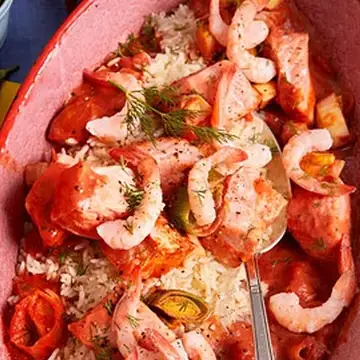
#> input picture assets/images/recipes/de_lachspfanne_norwegisch_von_barbara111_56a6ac28f0.webp, 360 x 360 px
$ python -i volume_estimation.py   (imports and definitions only)
#> lines starting #> are read from the running program, lines starting #| are printed output that depends on the picture
#> further down, picture is the input picture: shape (360, 360, 3); mean B, G, R 74.4, 99.3, 187.5
"""
volume_estimation.py
────────────────────
Estimates the volume (cm³) of each food item on the plate using:
  - Top view  → 2-D food footprint area
  - Side view → food height above the plate rim

Algorithm overview
──────────────────
1.  Detect the plate circle in the top-view image (HoughCircles).
    Use the known real-world plate diameter to calculate a pixel→cm scale.

2.  For each food item (provided as a fraction of the plate area from AI):
        food_area_cm² = plate_area_cm² × top_fraction

3.  In the side-view image, detect the plate rim and food peak heights:
        food_height_cm = plate_rim_height_px × height_ratio × scale_cm_per_px

4.  Volume approximation (accounts for non-cylindrical shape):
        volume_cm³ = food_area_cm² × food_height_cm × SHAPE_FACTOR

5.  Convert volume to estimated weight:
        weight_g = volume_cm³ × density_g_per_cm³

Fallback: if plate detection fails, the function uses an area-fraction estimate
based on the supplied plate_diameter_cm.
"""

import math
import numpy as np
import cv2

# Correction factor: food is rarely a perfect cylinder (typically 0.5–0.7)
SHAPE_FACTOR = 0.60

# ── Food density table (g / cm³) ─────────────────────────────────────────────
# Sources: USDA SR, food science literature
FOOD_DENSITY: dict[str, float] = {
    # Grains / starchy
    "rice": 1.00,
    "white rice": 1.00,
    "brown rice": 0.90,
    "pasta": 1.00,
    "noodles": 1.00,
    "spaghetti": 1.00,
    "potato": 0.95,
    "mashed potato": 0.85,
    "fries": 0.50,
    "bread": 0.30,
    "toast": 0.25,
    "oats": 0.40,
    "oatmeal": 0.85,
    "quinoa": 0.90,
    "couscous": 0.90,
    # Proteins
    "chicken": 0.70,
    "chicken breast": 0.70,
    "grilled chicken": 0.70,
    "beef": 0.80,
    "steak": 0.80,
    "pork": 0.80,
    "salmon": 0.90,
    "fish": 0.85,
    "tuna": 0.90,
    "shrimp": 0.90,
    "egg": 1.00,
    "scrambled egg": 0.90,
    "tofu": 1.05,
    # Vegetables
    "broccoli": 0.40,
    "cauliflower": 0.35,
    "spinach": 0.30,
    "salad": 0.20,
    "lettuce": 0.15,
    "carrot": 0.65,
    "tomato": 0.95,
    "cucumber": 0.95,
    "zucchini": 0.80,
    "pepper": 0.60,
    "corn": 0.80,
    "peas": 0.75,
    "beans": 0.80,
    # Dairy / sauces
    "cheese": 0.90,
    "yogurt": 1.05,
    "cream": 0.95,
    "sauce": 1.00,
    "gravy": 1.05,
    # Fruits
    "apple": 0.85,
    "banana": 0.95,
    "strawberry": 0.90,
    "blueberry": 0.85,
    "mango": 0.90,
    # Default
    "default": 0.80,
}


# [7 lines left out: function _lookup_density, not called in this run]


def _detect_plate_circle(image_bgr: np.ndarray) -> tuple[int, int, int] | None:
    """
    Attempt to detect the circular plate in the image.
    Returns (cx, cy, radius_px) or None if not found.
    """
    gray = cv2.cvtColor(image_bgr, cv2.COLOR_BGR2GRAY)
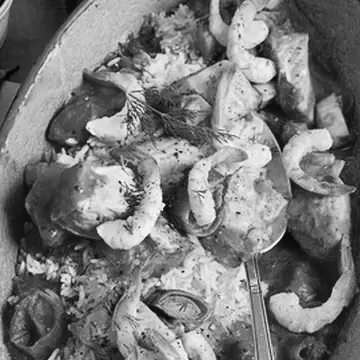
#> gray: shape (360, 360); min 0, max 254, mean 122.8
    blurred = cv2.GaussianBlur(gray, (15, 15), 0)
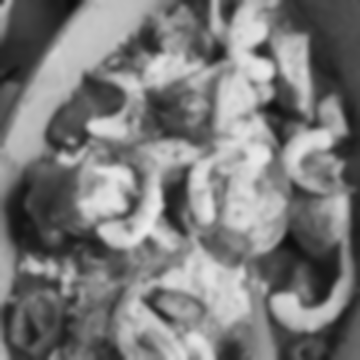
#> blurred: shape (360, 360); min 13, max 236, mean 122.8

    height, width = gray.shape
#> height = 360; width = 360
    min_radius = int(min(height, width) * 0.25)
#> min_radius = 90
    max_radius = int(min(height, width) * 0.55)
#> max_radius = 198

    circles = cv2.HoughCircles(
        blurred,
        cv2.HOUGH_GRADIENT,
        dp=1.2,
        minDist=min(height, width) * 0.4,
        param1=60,
        param2=35,
        minRadius=min_radius,
        maxRadius=max_radius,
    )
#> circles = [[166.2, 191.4, 137.9]]

    if circles is not None:
        circles = np.round(circles[0, :]).astype(int)
#> circles = [[166, 191, 138]]
        # Take the largest detected circle (most likely the plate)
        best = max(circles, key=lambda c: c[2])
#> best = [166, 191, 138]
        return int(best[0]), int(best[1]), int(best[2])

    return None


# [121 lines left out: functions _measure_food_height_side, estimate_volumes, not called in this run]

>>> import cv2
>>> picture = cv2.imread('../../../assets/images/recipes/de_lachspfanne_norwegisch_von_barbara111_56a6ac28f0.webp')
>>> result = _detect_plate_circle(picture)
#> result = (166, 191, 138)

$ run again, on assets/images/recipes/en_30_minute_chicken_and_dumplings_a638991c6b.webp
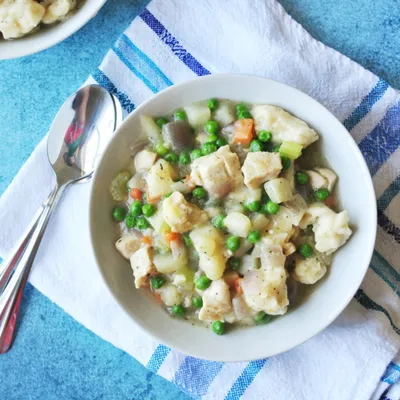
#> input picture assets/images/recipes/en_30_minute_chicken_and_dumplings_a638991c6b.webp, 400 x 400 px
#> picture is the input picture: shape (400, 400, 3); mean B, G, R 183.8, 181, 159.3
#> in _detect_plate_circle, `gray = cv2.cvtColor(image_bgr, cv2.COLOR_BGR2GRAY)`:
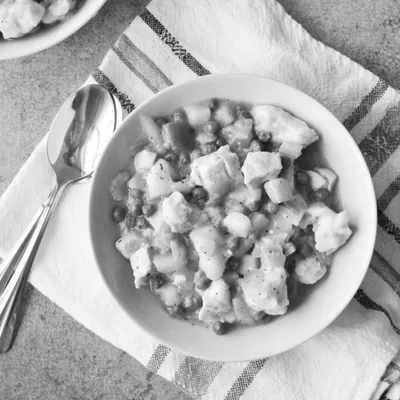
#> gray: shape (400, 400); min 11, max 255, mean 174.8
#> in _detect_plate_circle, `blurred = cv2.GaussianBlur(gray, (15, 15), 0)`:
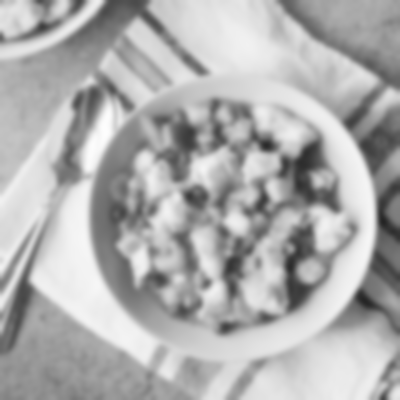
#> blurred: shape (400, 400); min 36, max 253, mean 174.8
#> in _detect_plate_circle, `circles = cv2.HoughCircles( blurred, cv2.HOUGH_GRADIENT, dp=1.2, minDi..`: circles = [[233.4, 216.6, 142.6], [40.2, 175.8, 161.2]]
#> in _detect_plate_circle, `circles = np.round(circles[0, :]).astype(int)`: circles = [[233, 217, 143], [40, 176, 161]]
#> best = [40, 176, 161]
#> result = (40, 176, 161)

$ run again, on assets/images/recipes/en_apple_cheddar_panini_3884d48554.webp
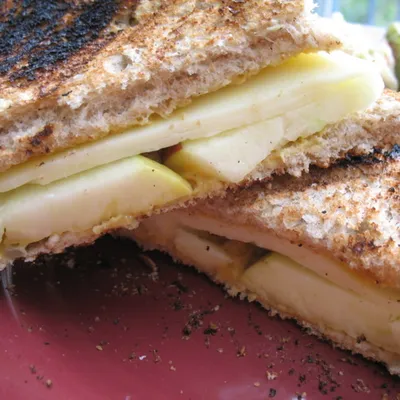
#> input picture assets/images/recipes/en_apple_cheddar_panini_3884d48554.webp, 400 x 400 px
#> picture is the input picture: shape (400, 400, 3); mean B, G, R 98.2, 114.6, 148.6
#> in _detect_plate_circle, `gray = cv2.cvtColor(image_bgr, cv2.COLOR_BGR2GRAY)`:
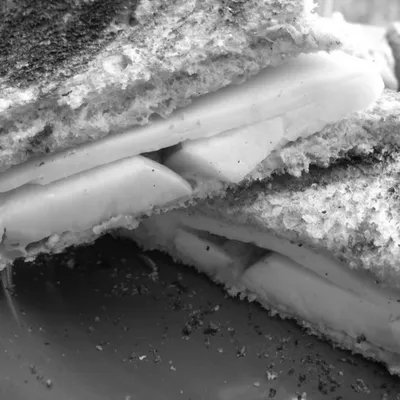
#> gray: shape (400, 400); min 2, max 255, mean 122.9
#> in _detect_plate_circle, `blurred = cv2.GaussianBlur(gray, (15, 15), 0)`:
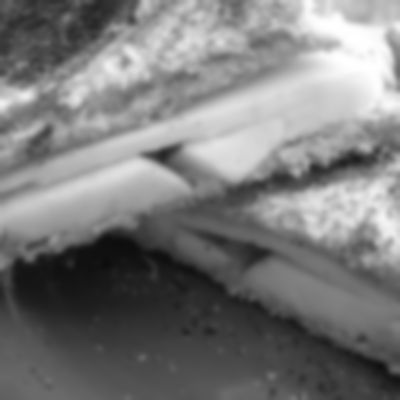
#> blurred: shape (400, 400); min 13, max 255, mean 122.9
#> in _detect_plate_circle, `circles = cv2.HoughCircles( blurred, cv2.HOUGH_GRADIENT, dp=1.2, minDi..`: circles = [[235.8, 171, 157]]
#> in _detect_plate_circle, `circles = np.round(circles[0, :]).astype(int)`: circles = [[236, 171, 157]]
#> best = [236, 171, 157]
#> result = (236, 171, 157)

$ run again, on assets/images/recipes/en_barbecued_tofu_with_peppers_and_onions_b084a138f8.webp
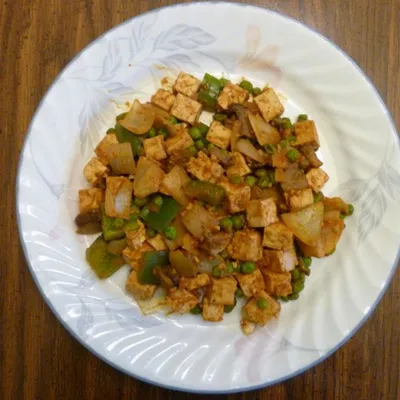
#> input picture assets/images/recipes/en_barbecued_tofu_with_peppers_and_onions_b084a138f8.webp, 400 x 400 px
#> picture is the input picture: shape (400, 400, 3); mean B, G, R 107.1, 136.7, 157.2
#> in _detect_plate_circle, `gray = cv2.cvtColor(image_bgr, cv2.COLOR_BGR2GRAY)`:
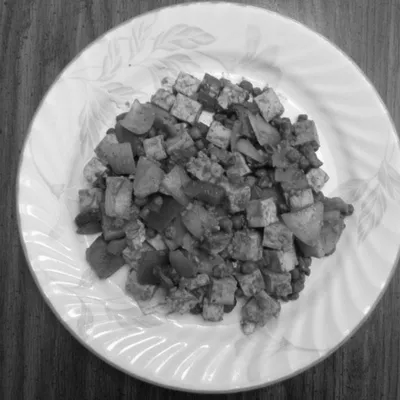
#> gray: shape (400, 400); min 3, max 255, mean 139.4
#> in _detect_plate_circle, `blurred = cv2.GaussianBlur(gray, (15, 15), 0)`:
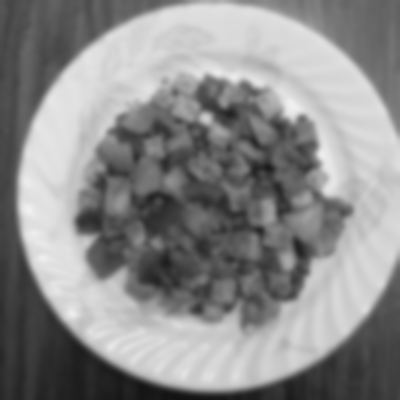
#> blurred: shape (400, 400); min 19, max 241, mean 139.4
#> in _detect_plate_circle, `circles = cv2.HoughCircles( blurred, cv2.HOUGH_GRADIENT, dp=1.2, minDi..`: circles = [[213, 195, 195.5]]
#> in _detect_plate_circle, `circles = np.round(circles[0, :]).astype(int)`: circles = [[213, 195, 196]]
#> best = [213, 195, 196]
#> result = (213, 195, 196)
